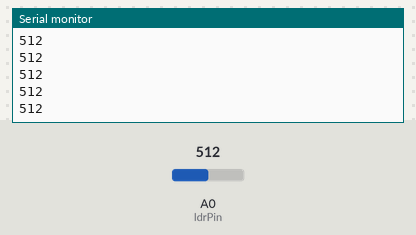
Bench run of a sketch on a simulated Arduino Uno, built with avr-gcc and run on an emulated ATmega328P. Parts: the last lines printed to the serial monitor. Inputs (shaded band) come from the test bench; at power-on: A0 (ldrPin) = 512.

Above: at 1.2 s.
1.3 s: A0 (ldrPin) set to 716
At 1.31 s:
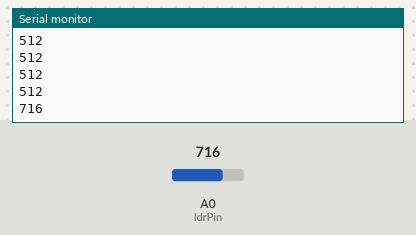
2.8 s: A0 (ldrPin) set to 900
At 2.81 s:
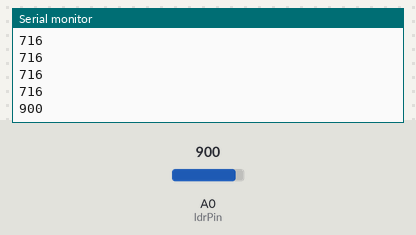
Timing chart, 0 to 5.8 s (numbered marks = the images above; inputs shaded):
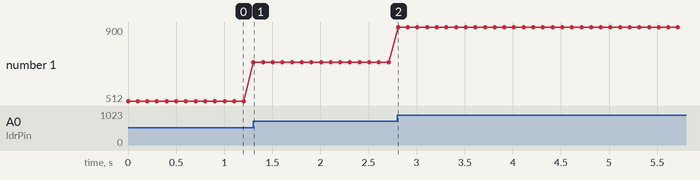

Measured:
- after the input at 1.3 s, the serial monitor: prints a new line at once (image 1)
- after the input at 2.8 s, the serial monitor: prints a new line at once (image 2)
- plotted number 1: 512 → 716 after the input at 1.3 s, 716 → 900 after the input at 2.8 s

The sketch:

fotoresistor.ino
```cpp
int ldrPin=A0;
int ldrVal = 0;
void setup() {
  // put your setup code here, to run once:
  Serial.begin(9600);
}

void loop() {
  // put your main code here, to run repeatedly:
  ldrVal = analogRead(ldrPin);
  Serial.println(ldrVal);

  delay(100);
}
```
